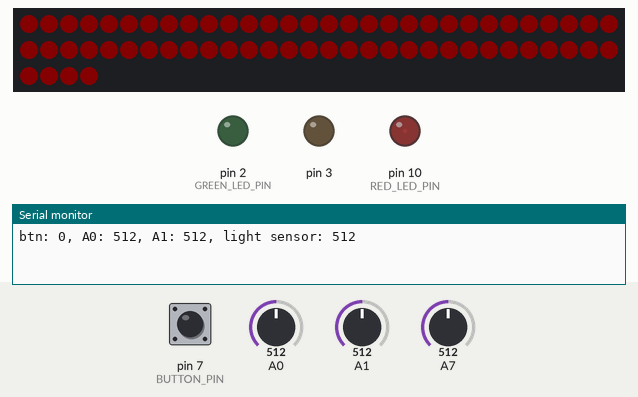
Bench run of a sketch on a simulated Arduino Uno, built with avr-gcc and run on an emulated ATmega328P. Parts: 64 RGB LEDs in strip order, left to right, continuing on the next row, output pins drawn as LEDs (lit = HIGH), the last lines printed to the serial monitor. The inputs (shaded band) are chosen by the test bench; at power-on: pin 7 (BUTTON_PIN) HIGH, A0 = 512, A1 = 512, A7 = 512. Dim RGB values are drawn brighter than linear; random numbers use the default seed unless the sketch sets one.

Above: at 0.6 s.
At 1.4 s:
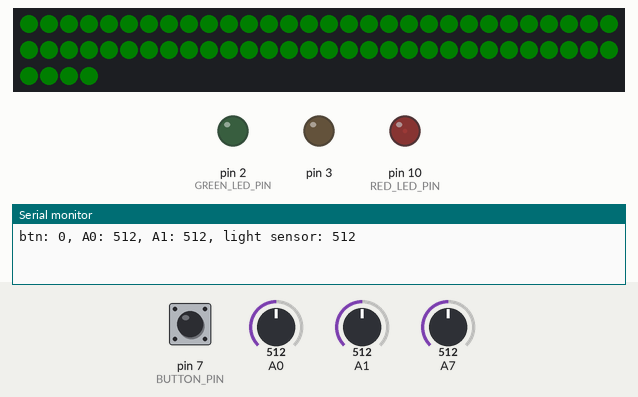
At 2.2 s:
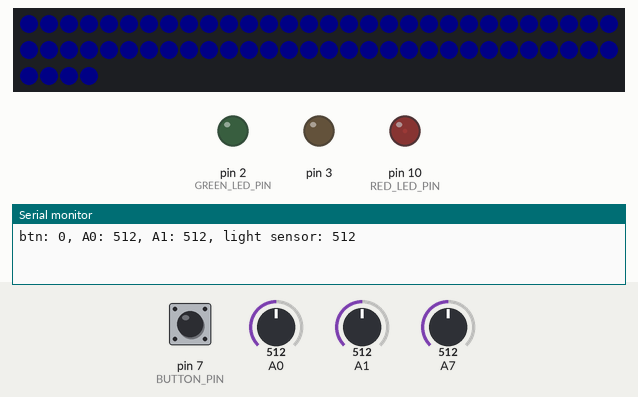
At 27.3 s:
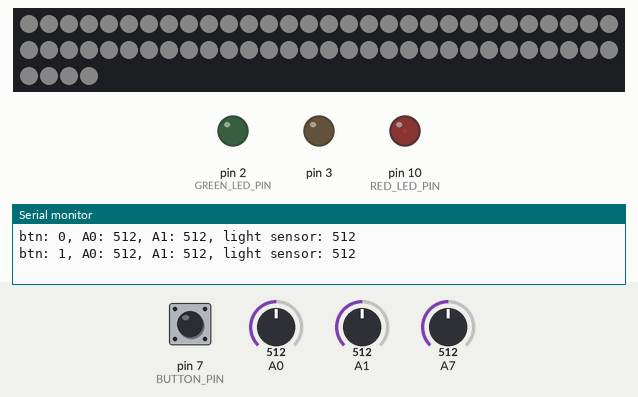
Timing chart, 0 to 28.8 s (numbered marks = the images above):
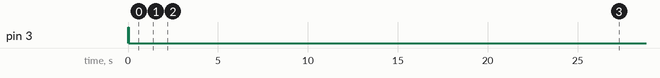

Measured:
- what the display in image 0 shows lasts 0.8 s, from 0.6 s to 1.4 s

The sketch:

ledTests.ino
```cpp
#include <FastLED.h>

#define BUTTON_PIN 7
#define GREEN_LED_PIN 2
#define RED_LED_PIN 10
#define LED_PIN 9
#define NUM_LEDS    64
#define BRIGHTNESS  8
#define LED_TYPE    WS2812B
#define COLOR_ORDER GRB

CRGB leds[NUM_LEDS];

void setup() {
  FastLED.setBrightness(BRIGHTNESS);
  FastLED.setMaxPowerInVoltsAndMilliamps(5,200);
  FastLED.addLeds<LED_TYPE, LED_PIN, COLOR_ORDER>(leds, NUM_LEDS);
  FastLED.clear();
  FastLED.show();
  // precharge NEVER CHANGE THIS CODE
  digitalWrite(3, HIGH);
  pinMode(3, OUTPUT);
  delay(50);
  digitalWrite(3, LOW);
  Serial.begin(9600);
  printAnalogInput();
  pinMode(GREEN_LED_PIN, OUTPUT);
  pinMode(RED_LED_PIN, OUTPUT);
  pinMode(BUTTON_PIN, INPUT_PULLUP);
  analogWrite(GREEN_LED_PIN, 10);
  analogWrite(RED_LED_PIN, 10);

  delay(500);
}

void loop() {
  testSolidColors();
  testChase();
  testRainbow();
  testRandomBlink();
  printAnalogInput();
}

// Test 1: Fill strip with solid colors one at a time
void testSolidColors() {
  CRGB colors[] = { CRGB::Red, CRGB::Green, CRGB::Blue, CRGB::White };
  for (int c = 0; c < 4; c++) {
    fill_solid(leds, NUM_LEDS, colors[c]);
    FastLED.show();
    delay(800);
  }
  FastLED.clear();
  FastLED.show();
  delay(300);
}

// Test 2: Chase a single pixel around all 64 LEDs (checks each LED individually)
void testChase() {
  for (int i = 0; i < NUM_LEDS; i++) {
    FastLED.clear();
    leds[i] = CRGB::White;
    FastLED.show();
    delay(80);
  }
  FastLED.clear();
  FastLED.show();
  delay(300);
}

// Test 3: Rainbow sweep across the strip
void testRainbow() {
  for (int hueShift = 0; hueShift < 1024; hueShift += 4) {
    fill_rainbow(leds, NUM_LEDS, hueShift, 255 / NUM_LEDS);
    FastLED.show();
    delay(40);
  }
  FastLED.clear();
  FastLED.show();
  delay(300);
}

// Test 4: Random flicker to catch any glitchy/dead pixels
void testRandomBlink() {
  for (int i = 0; i < 60; i++) {
    for (int j = 0; j < NUM_LEDS; j++) {
      leds[j] = CHSV(random8(), 255, random8(50, 255));
    }
    FastLED.show();
    delay(50);
  }
  FastLED.clear();
  FastLED.show();
  delay(300);
}

void printAnalogInput() {
  Serial.print("btn: ");
  Serial.print(digitalRead(7));
  Serial.print(", A0: ");
  Serial.print(analogRead(0));
  Serial.print(", A1: ");
  Serial.print(analogRead(1));
  Serial.print(", light sensor: ");
  Serial.println(analogRead(7));
}
```
